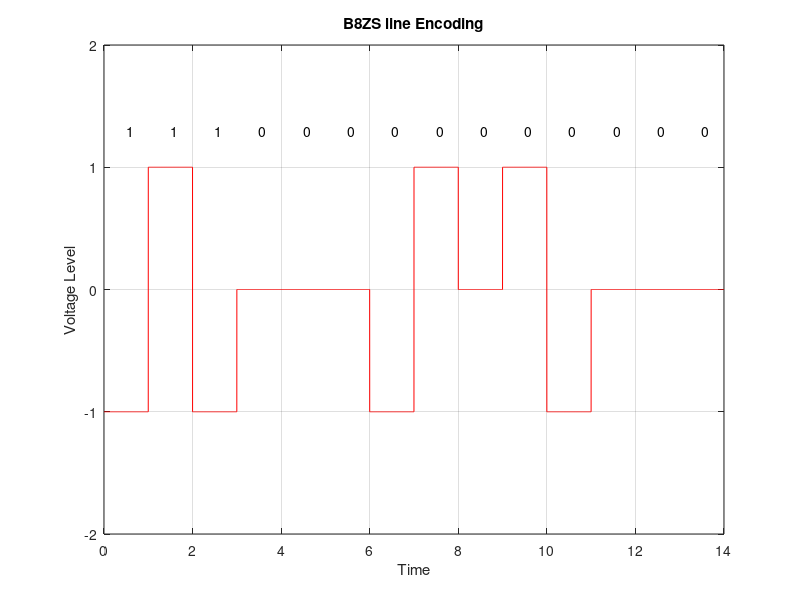

This figure's MATLAB source:
%bits = input('prompt');
bits = [1 1 1 0 0 0 0 0 0 0 0 0 0 0];
bitrate = 1;
n = 1000;
T = length(bits)/bitrate;
N = n*length(bits);
dt = T/N;
t = 0:dt:T;
x = zeros(1,length(t));
counter = 0;
lastbit = 1;
for i=1:length(bits)
  if bits(i)==0
    counter = counter + 1;
    if counter==8
      x((i-1-7)*n+1:(i-7)*n) = 0;
      x((i-1-6)*n+1:(i-6)*n) = 0;
      x((i-1-5)*n+1:(i-5)*n) = 0;
      x((i-1-4)*n+1:(i-4)*n) = lastbit;
      x((i-1-3)*n+1:(i-3)*n) = -lastbit;
      lastbit = -lastbit;
      x((i-1-2)*n+1:(i-2)*n) = 0;
      x((i-1-1)*n+1:(i-1)*n) = lastbit;
      x((i-1)*n+1:i*n) = -lastbit;
      lastbit = -lastbit;
      counter = 0;
    end
  else
    counter = 0;
    x((i-1)*n+1:i*n) = -lastbit;
    lastbit = -lastbit;
  end
end
plot(t, x, 'r');
axis([0 t(end) -2 2]);
xlabel('Time')
ylabel('Voltage Level');
title('B8ZS line Encoding')
grid on;
for i=0 :length(bits)-1
    txt = num2str(bits(i+1));
    text(i+.5, 1.3, txt);
end
counter = 0;
lastbit = 1;
for i = 1:length(t)
  if t(i)>counter
    counter = counter + 1;
    if x(i)==lastbit
      result(counter:counter+4) = 0;
      counter = counter + 4;
    else
      if(x(i)==0)
        result(counter) = 0;
      else
        result(counter) = 1;
        lastbit = -lastbit;
      end
    end
  end
end
disp('B8ZS Decoding:');
disp(result);